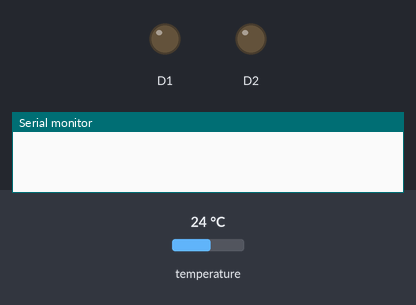
This sketch was run on a simulated Arduino MKR. Parts: output pins drawn as LEDs (lit = HIGH), the last lines printed to the serial monitor. The inputs (shaded band) are chosen by the test bench; at power-on: temperature 24 °C.

Above: at 0.1 s.
At 10.1 s:
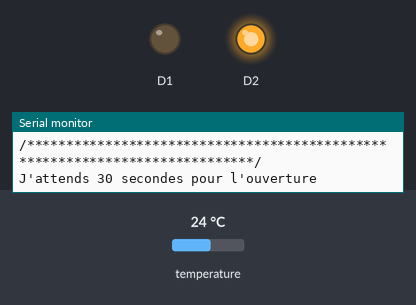
At 40.1 s:
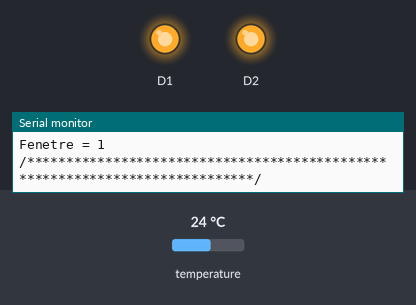
Timing chart, 0 to 41.6 s (numbered marks = the images above):
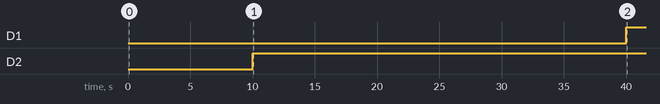

Measured:
- by itself, D1: LOW → HIGH at 40.0 s
- by itself, D2: LOW → HIGH at 10.0 s

The sketch:

MoteurAm2320.ino
```cpp
#include "CChaleur.h"
#include "CAm2320.h"
#include <ArduinoLowPower.h>

void prez(CChaleur motor, CAm2320 captor){
  Serial.print("Température du capteur = ");
  Serial.println(captor.valeurTemperature());
  Serial.print("Température du moteur = ");
  Serial.println(motor.valeurTemperatureActuelle());
  Serial.print("Fenetre = ");
  Serial.println(motor.valeurFenetre());
  Serial.println("\n/****************************************************************************/\n");
}

void setup() {
  Serial.begin(9600);
  delay(10*1000);
}

CChaleur moteur(1,2,16,18);
CAm2320 capteur;

void loop() {
  capteur.changerValeurCapteur();
  Serial.println("J'ai récup la valeur du capteur");
  moteur.changerValeurTemperature(capteur.valeurTemperature());
  Serial.println("J'ai changé la valeur du capteur dans le moteur pour qu'il s'ouvre");
  prez(moteur,capteur);
  moteur.ouvrirSiBesoin();
  prez(moteur,capteur);
  LowPower.sleep(20*60*1000);
  moteur.changerValeurTemperature(15);
  Serial.println("J'ai changé la valeur du capteur dans le moteur pour qu'il se ferme");
  prez(moteur,capteur);
  moteur.ouvrirSiBesoin();
  prez(moteur,capteur);
  LowPower.sleep(20*60*1000);
}
```

CActionneur.h
```cpp
#pragma once

class CActionneur{
  public:
    virtual void changerValeurActionneur()=0;
};
```

CAm2320.cpp
```cpp
#include "CAm2320.h"

CAm2320::CAm2320(){
  this->capteur=Adafruit_AM2320();
  this->capteur.begin();
}

void CAm2320::changerValeurCapteur(){
  this->temperature=(uint8_t)((int)this->capteur.readTemperature());
}

uint8_t CAm2320::valeurTemperature(){
  return this->temperature;
}
```

CAm2320.h
```cpp
#include "CCapteur.h"
#include "Adafruit_Sensor.h"
#include "Adafruit_AM2320.h"

class CAm2320 : public CCapteur{
  public:
    CAm2320();
    void changerValeurCapteur();
    uint8_t valeurTemperature();
  private:
    uint8_t temperature;
    Adafruit_AM2320 capteur;
};
```

CCapteur.h
```cpp
#pragma once

class CCapteur{
  public:
    virtual void changerValeurCapteur()=0;
};
```

CMoteur.cpp
```cpp
#include "CMoteur.h"

CMoteur::CMoteur(){
  this->etatMoteur=false;
}

bool CMoteur::valeurMoteur(){
  return this->etatMoteur;
}

void CMoteur::changerValeurActionneur(){
  if (this->etatMoteur){
    this->etatMoteur=false;
  }
  else{
    this->etatMoteur=true;
  }
}
```

CMoteur.h
```cpp
#include "CActionneur.h"

class CMoteur : public CActionneur{
  public:
    CMoteur();
    bool valeurMoteur();
    void changerValeurActionneur();
  private:
    bool etatMoteur;
};
```

CChaleur.cpp
```cpp
#include "CChaleur.h"

CChaleur::CChaleur(int pinUn, int pinDeux, int seuilFaible, int seuilFort){
  this->pinUnMoteur=pinUn;
  this->pinDeuxMoteur=pinDeux;
  this->seuilMax=seuilFort;
  this->seuilMin=seuilFaible;

  pinMode(this->pinUnMoteur,OUTPUT);
  pinMode(this->pinDeuxMoteur,OUTPUT);
}

void CChaleur::ouvrirSiBesoin(){
  if (this->temperatureActuelle>this->seuilMax){
    if (!(this->moteur.valeurMoteur())){
      this->moteur.changerValeurActionneur();
      digitalWrite(this->pinUnMoteur,LOW);
      digitalWrite(this->pinDeuxMoteur,HIGH);
      Serial.println("J'attends 30 secondes pour l'ouverture");
      delay(30*1000);
      Serial.println("J'ai fini d'attendre 30 secondes pour l'ouverture");
      digitalWrite(this->pinUnMoteur,HIGH);
      digitalWrite(this->pinDeuxMoteur,HIGH);
    }
  }

  else if (this->temperatureActuelle<this->seuilMin){
    if (this->moteur.valeurMoteur()){
      this->moteur.changerValeurActionneur();
      digitalWrite(this->pinUnMoteur,HIGH);
      digitalWrite(this->pinDeuxMoteur,LOW);
      Serial.println("J'attends 30 secondes pour la fermeture");
      delay(30*1000);
      Serial.println("J'ai fini d'attendre 30 secondes pour la fermeture");
      digitalWrite(this->pinUnMoteur,HIGH);
      digitalWrite(this->pinDeuxMoteur,HIGH);
    }
  }
}

void CChaleur::changerValeurTemperature(uint8_t valeurTemperature){
  this->temperatureActuelle=valeurTemperature;
}

uint8_t CChaleur::valeurTemperatureActuelle(){
  return this->temperatureActuelle;
}

int CChaleur::valeurSeuilMax(){
  return this->seuilMax;
}

int CChaleur::valeurSeuilMin(){
  return this->seuilMin;
}

bool CChaleur::valeurFenetre(){
  return this->moteur.valeurMoteur();
}

int CChaleur::valeurPinUnFenetre(){
  return this->pinUnMoteur;
}

int CChaleur::valeurPinDeuxFenetre(){
  return this->pinDeuxMoteur;
}
```

CChaleur.h
```cpp
#include "CMoteur.h"
#include <Arduino.h>

class CChaleur{
  public:
    CChaleur(int pinUn, int pinDeux, int seuilFaible, int seuilFort);
    void ouvrirSiBesoin();
    void changerValeurTemperature(uint8_t valeurTemperature);
    uint8_t valeurTemperatureActuelle();
    int valeurSeuilMax();
    int valeurSeuilMin();
    bool valeurFenetre();
    int valeurPinUnFenetre();
    int valeurPinDeuxFenetre();
  private:
    int pinUnMoteur;
    int pinDeuxMoteur;
    uint8_t temperatureActuelle;
    int seuilMin;
    int seuilMax;
    CMoteur moteur;
};
```
